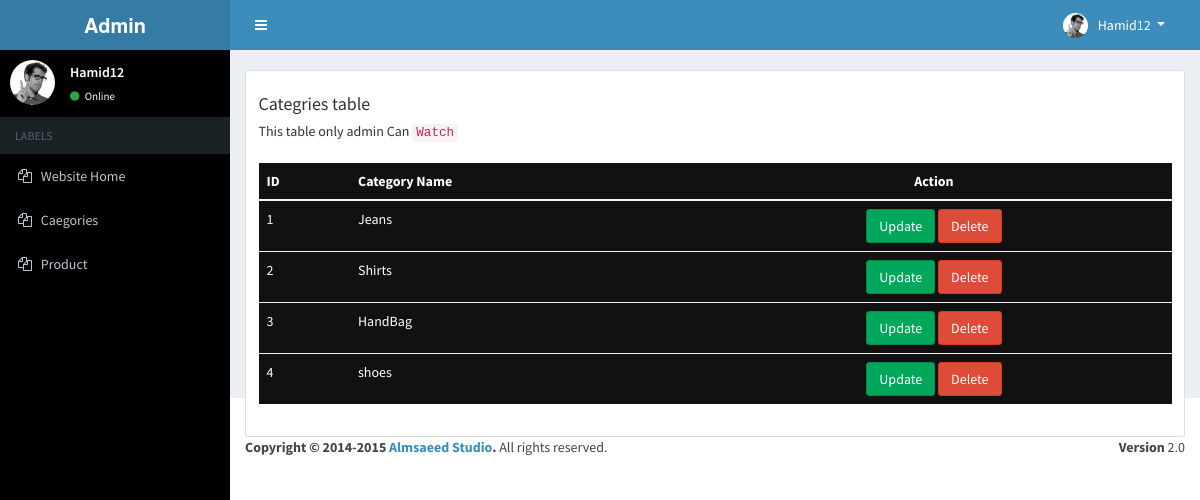
Page /admin/configcategory.php (signed in) on the committed database.
### tables this page shows
CREATE TABLE `category` (
  `ID` int(11) NOT NULL,
  `Category` varchar(50) NOT NULL
);

### admin/configcategory.php (the view, shortened to what this page needs)
<!DOCTYPE html>
<html lang="en">
<head>
    <link rel="stylesheet" href="https://cdn.jsdelivr.net/npm/bootstrap@4.4.1/dist/css/bootstrap.min.css">
</head>
<body>
<?php include('../Partial/admin-header.php'); ?>
<br>
<div class="col-lg-12 grid-margin stretch-card">
              <div class="card">
                <div class="card-body">
                  <h4 class="card-title">Categries table</h4>
                  <p class="card-description">
                    This table only admin Can  <code>Watch </code>
                  </p>
                  <div class="table-responsive pt-3">
                    <table class="table bg-black">
                      <thead>
                        <tr>
                          <th>ID</th>
                          <th>Category Name</th>
                          <th class="text-center">Action</th>
                        </tr>
                      </thead>
                      <tbody>
                        <?php
                            $select = "SELECT * FROM `category`";
                            $res = mysqli_query($conn,$select);
                            $IntToArr = mysqli_num_rows($res);
                            $No = 1;
                            if($IntToArr==TRUE)
                            {
                                while($row = mysqli_fetch_assoc($res))
                                {
                                    $ID = $row['ID'];
                                    $Category = $row['Category'];
                                    ?>
                                            <tr>
                                                <td><?php echo $No++ ?></td>
                                                <td><?php echo $Category ?></td>
                                                <td class="text-center">
                                                  <button class="btn btn-success"><a href="updatecatagory.php?ID=<?php echo $ID ?>" class="text-white" style="text-decoration:none;">Update</a></button>
                                                  <button class="btn btn-danger"><a href="deletecategory.php?ID=<?php echo $ID ?>" class="text-white" style="text-decoration:none;">Delete</a></button>
                                                </td>
                                            </tr>
                                    <?php
                                }
                            }
                        ?>
                      </tbody>
                    </table>
                  </div>
                </div>
              </div>
            </div>
            <?php include('../Partial/admin-footer.php'); ?>
</body>
</html>

### rows in the picture
category: Category "Jeans"
category: Category "Shirts"
category: Category "HandBag"
category: Category "shoes"

### other values in the picture
$_SESSION['RoleType'] "Admin"
$_SESSION['UserName'] "Hamid12"
